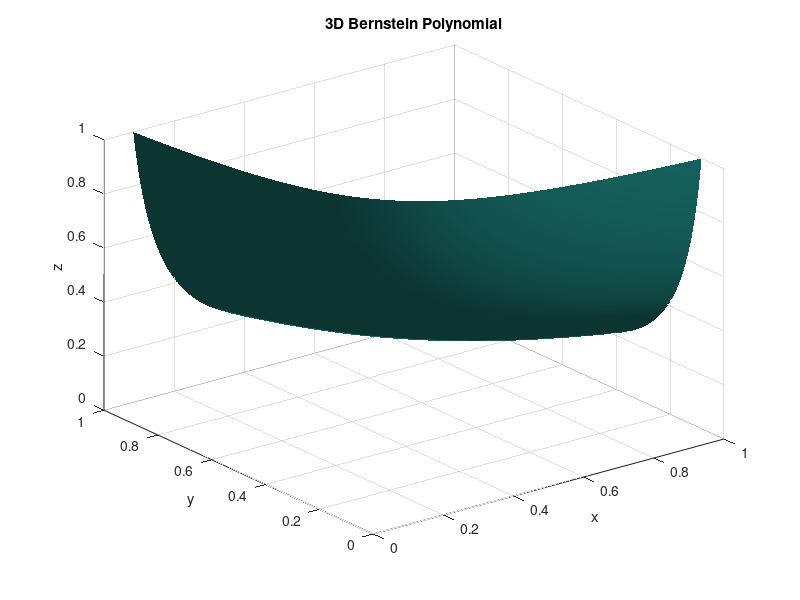

Here is the MATLAB script that generated this plot:
n = 3; % Degree of the polynomial
[x, y, z] = meshgrid(linspace(0, 1, 50), linspace(0, 1, 50), linspace(0, 1, 50));
B = @(i, j, k, n, x, y, z) nchoosek(n, i) * nchoosek(n-i, j) * ...
    x.^i .* y.^j .* z.^k .* (1-x-y-z).^(n-i-j-k);
i = 1; j = 1; k = 1; % Example indices
B_val = B(i, j, k, n, x, y, z);
isosurface(x, y, z, B_val, 0.5);
title('3D Bernstein Polynomial');
xlabel('x'); ylabel('y'); zlabel('z');
grid on;
